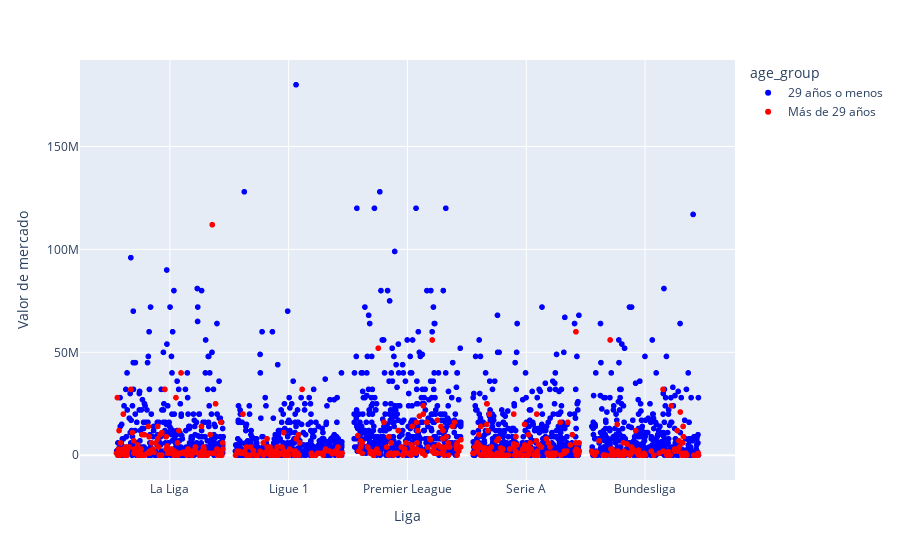

The notebook cell this image was saved under:
### Markdown cell above
### Grafica de puntos sobre los precios de mercado de los jugadores en las distintas ligas marcando los que tienen más y menos de 30 años

### Code cell
league_categories = df_1920['league'].unique()
num_categories = len(league_categories)
category_positions = {league: i+1 for i, league in enumerate(league_categories)}

# Agregar un poco de jitter en la posición de los puntos en el eje x
df_1920['jittered_league'] = df_1920['league'].map(category_positions) + np.random.uniform(-0.45, 0.45, len(df_1920))

# Crear una nueva columna para clasificar a los jugadores según su edad
df_1920['age_group'] = np.where(df_1920['age'] > 29, 'Más de 29 años', '29 años o menos')

max_age = df_1920['age'].max()
min_age = df_1920['age'].min()

# Crear un scatterplot con tres variables y una escala de colores personalizada
fig = px.scatter(df_1920, x="jittered_league", y="value", color="age_group", hover_name="player",
                 color_discrete_sequence=["blue", "red"])

# Personalizar los títulos de los ejes
fig.update_layout(xaxis_title="Liga", yaxis_title="Valor de mercado")

# Personalizar las etiquetas de las marcas en el eje x
fig.update_xaxes(tickvals=list(category_positions.values()), ticktext=list(category_positions.keys()))

fig.show()

### Figure 1 — Plotly figure (JSON) as saved in the notebook; plotly's stock layout.template omitted (floating-point values rounded to 4 significant figures; data arrays with more than 128 entries replaced by an {"elided": "..."} marker saying what was removed)
{"data": [{"hovertemplate": "<b>%{hovertext}</b><br><br>age_group=29 años o menos<br>jittered_league=%{x}<br>value=%{y}<extra></extra>", "hovertext": {"elided": "2148 str values"}, "legendgroup": "29 años o menos", "marker": {"color": "blue", "symbol": "circle"}, "mode": "markers", "name": "29 años o menos", "showlegend": true, "type": "scattergl", "x": {"elided": "2148 float values"}, "xaxis": "x", "y": {"elided": "2148 int values"}, "yaxis": "y"}, {"hovertemplate": "<b>%{hovertext}</b><br><br>age_group=Más de 29 años<br>jittered_league=%{x}<br>value=%{y}<extra></extra>", "hovertext": {"elided": "496 str values"}, "legendgroup": "Más de 29 años", "marker": {"color": "red", "symbol": "circle"}, "mode": "markers", "name": "Más de 29 años", "showlegend": true, "type": "scattergl", "x": {"elided": "496 float values"}, "xaxis": "x", "y": {"elided": "496 int values"}, "yaxis": "y"}], "layout": {"legend": {"title": {"text": "age_group"}, "tracegroupgap": 0}, "margin": {"t": 60}, "xaxis": {"anchor": "y", "domain": [0, 1], "ticktext": ["La Liga", "Ligue 1", "Premier League", "Serie A", "Bundesliga"], "tickvals": [1, 2, 3, 4, 5], "title": {"text": "Liga"}}, "yaxis": {"anchor": "x", "domain": [0, 1], "title": {"text": "Valor de mercado"}}}}
